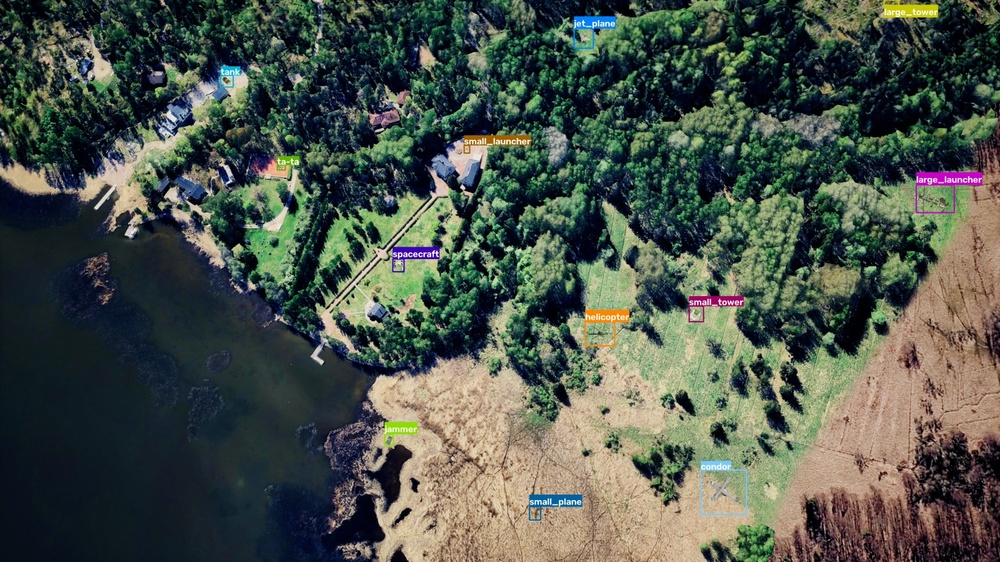
#> input picture drone-flyby/images/drone_bbox1.jpg, 1000 x 562 px, shrunk from 1600 x 900 before the run; its folder holds only this picture in this run
$ python prepare_merged_data.py --sources ../images --output out.png
#> lines starting #> are read from the running program, lines starting #| are printed output that depends on the picture
#!/usr/bin/env python3
"""Build a tiled YOLO dataset by merging multiple sources.

Each source image is split into a grid (default: 2 columns x 1 row, turning
960x540 into two 480x540 tiles). Bounding boxes are clipped to each tile and
kept when enough of the original box is visible. Sources that already have a
train/val split keep it; sources with only train are split randomly.

Supports both YOLO-format sources and the Helsinki JSON annotation format.
Helsinki (3840x2160) gets its own grid (default 8x4) to produce tiles matching
the 480x540 size from the other sources.

Usage:
    python prepare_merged_data.py \
        --sources map-drone-data/yolo data/inference_yolo \
        --helsinki Nordic-AI-Cup-2026/drone-flyby/src/helsinki \
        --output full-data-tile-2 \
        --cols 2 --rows 1 \
        --val-ratio 0.15 --overwrite
"""

from __future__ import annotations

import argparse
import json
import random
import shutil
from collections import Counter
from dataclasses import dataclass
from pathlib import Path

import yaml
from PIL import Image


ROOT = Path(__file__).resolve().parent
IMAGE_EXTENSIONS = {".jpg", ".jpeg", ".png", ".bmp", ".tif", ".tiff", ".webp"}


@dataclass(frozen=True)
class Box:
    class_id: int
    x1: float
    y1: float
    x2: float
    y2: float


def parse_args() -> argparse.Namespace:
    parser = argparse.ArgumentParser(
        description=__doc__,
        formatter_class=argparse.RawDescriptionHelpFormatter,
    )
    parser.add_argument(
        "--sources", nargs="+", required=True,
        help="YOLO dataset directories to merge (each must have images/ and labels/)",
    )
    parser.add_argument(
        "--helsinki", type=str, default=None,
        help="Helsinki source dir (images/ + annotations/ with JSON). "
             "Gets its own grid (--helsinki-cols x --helsinki-rows).",
    )
    parser.add_argument("--helsinki-cols", type=int, default=8,
                        help="Grid columns for Helsinki 3840x2160 images (default: 8)")
    parser.add_argument("--helsinki-rows", type=int, default=4,
                        help="Grid rows for Helsinki 3840x2160 images (default: 4)")
    parser.add_argument("--helsinki-train", type=int, default=15,
                        help="Number of Helsinki frames for training (rest go to val)")
    parser.add_argument("--output", type=Path, required=True)
    parser.add_argument("--cols", type=int, default=2, help="Grid columns (default: 2)")
    parser.add_argument("--rows", type=int, default=1, help="Grid rows (default: 1)")
    parser.add_argument("--val-ratio", type=float, default=0.15,
                        help="Val fraction for sources without a val split")
    parser.add_argument("--seed", type=int, default=42)
    parser.add_argument("--min-visible-fraction", type=float, default=0.25,
                        help="Min fraction of a box that must remain inside a tile")
    parser.add_argument("--jpeg-quality", type=int, default=90)
    parser.add_argument("--overwrite", action="store_true",
                        help="Replace existing output directory")
    return parser.parse_args()


def image_files(directory: Path) -> list[Path]:
    if not directory.exists():
        return []
    return sorted(
        p for p in directory.iterdir()
        if p.is_file() and p.suffix.lower() in IMAGE_EXTENSIONS
    )


# [23 lines left out: functions load_classes, load_helsinki_boxes, not called in this run]


def load_yolo_boxes(label_path: Path, width: int, height: int) -> list[Box]:
    boxes: list[Box] = []
    if not label_path.exists():
        return boxes
    for line in label_path.read_text(encoding="utf-8").splitlines():
        if not line.strip():
            continue
        fields = line.split()
        if len(fields) < 5:
            continue
        class_id = int(fields[0])
        cx, cy, bw, bh = map(float, fields[1:5])
        x1 = (cx - bw / 2) * width
        y1 = (cy - bh / 2) * height
        x2 = (cx + bw / 2) * width
        y2 = (cy + bh / 2) * height
        boxes.append(Box(class_id, x1, y1, x2, y2))
    return boxes


# [28 lines left out: function clipped_label, not called in this run]


def tile_image(
    image_path: Path,
    boxes: list[Box],
    dest: Path,
    split: str,
    prefix: str,
    cols: int,
    rows: int,
    min_visible_fraction: float,
    jpeg_quality: int,
) -> tuple[int, Counter[int]]:
    img_dir = dest / "images" / split
    lbl_dir = dest / "labels" / split
    label_counts: Counter[int] = Counter()

    with Image.open(image_path) as image:
        width, height = image.size
        x_edges = [c * width // cols for c in range(cols + 1)]
        y_edges = [r * height // rows for r in range(rows + 1)]
        for row in range(rows):
            for col in range(cols):
                tile = (x_edges[col], y_edges[row],
                        x_edges[col + 1], y_edges[row + 1])
                stem = f"{prefix}_{image_path.stem}_r{row}_c{col}"
                out_img = img_dir / f"{stem}{image_path.suffix.lower()}"
                out_lbl = lbl_dir / f"{stem}.txt"

                labels = [
                    lbl for box in boxes
                    if (lbl := clipped_label(box, tile, min_visible_fraction)) is not None
                ]
                for lbl in labels:
                    label_counts[int(lbl.split(maxsplit=1)[0])] += 1

                crop = image.crop(tile)
                if out_img.suffix.lower() in {".jpg", ".jpeg"}:
                    if crop.mode not in {"RGB", "L"}:
                        crop = crop.convert("RGB")
                    crop.save(out_img, quality=jpeg_quality, optimize=False)
                else:
                    crop.save(out_img)

                out_lbl.write_text(
                    "\n".join(labels) + ("\n" if labels else ""),
                    encoding="utf-8",
                )
    return cols * rows, label_counts


def main() -> None:
    args = parse_args()
    output = args.output.resolve()
    staging = output.with_name(f".{output.name}.building")

    if output.exists() and not args.overwrite:
        raise FileExistsError(f"{output} exists; pass --overwrite to replace")
    if staging.exists():
        shutil.rmtree(staging)
    for split in ("train", "val"):
        (staging / "images" / split).mkdir(parents=True, exist_ok=True)
        (staging / "labels" / split).mkdir(parents=True, exist_ok=True)

    class_names: list[str] | None = None
    tile_counts = {"train": 0, "val": 0}
    annotation_counts: Counter[int] = Counter()
    rng = random.Random(args.seed)

    for src_idx, src_path_str in enumerate(args.sources, 1):
        src = Path(src_path_str).resolve()
        prefix = f"s{src_idx}"
        print(f"\n=== Source {src_idx}: {src.name} ===")

        data_yaml = src / "data.yaml"
        if data_yaml.exists():
            src_classes = load_classes(data_yaml)
            if class_names is None:
                class_names = src_classes
            elif src_classes != class_names:
                raise ValueError(
                    f"Class mismatch in {data_yaml}: {src_classes} != {class_names}"
                )

        has_splits = (src / "images" / "train").is_dir()

        if has_splits:
            for split in ("train", "val"):
                images = image_files(src / "images" / split)
                if not images:
                    continue
                print(f"  {split}: {len(images)} images")
                for i, img_path in enumerate(images, 1):
                    with Image.open(img_path) as im:
                        w, h = im.size
                    lbl_path = src / "labels" / split / f"{img_path.stem}.txt"
                    boxes = load_yolo_boxes(lbl_path, w, h)
                    n, lc = tile_image(
                        img_path, boxes, staging, split, prefix,
                        args.cols, args.rows,
                        args.min_visible_fraction, args.jpeg_quality,
                    )
                    tile_counts[split] += n
                    annotation_counts.update(lc)
                    if i % 500 == 0 or i == len(images):
                        print(f"    {split}: {i}/{len(images)} tiled", flush=True)
        else:
            img_dir = src / "images"
            if not img_dir.is_dir():
                print(f"  SKIP: no images/ directory in {src}")
                continue
            images = image_files(img_dir)
            if not images:
                print(f"  SKIP: no images found in {img_dir}")
                continue

            shuffled = images.copy()
            rng.shuffle(shuffled)
            n_val = max(1, int(len(shuffled) * args.val_ratio))
            val_set = set(p.stem for p in shuffled[:n_val])
            print(f"  {len(images)} images -> {len(images) - n_val} train, {n_val} val")

            lbl_dir = src / "labels"
            for i, img_path in enumerate(images, 1):
                with Image.open(img_path) as im:
#> im is the input picture: PIL image 1000x562 RGB; mean R, G, B 76, 84, 74.4
                    w, h = im.size
#> w = 1000; h = 562
                split = "val" if img_path.stem in val_set else "train"
                lbl_path = lbl_dir / f"{img_path.stem}.txt"
                boxes = load_yolo_boxes(lbl_path, w, h)
#> boxes = []
                n, lc = tile_image(
                    img_path, boxes, staging, split, prefix,
                    args.cols, args.rows,
                    args.min_visible_fraction, args.jpeg_quality,
                )
#> the loop in tile_image, `for row in range(rows):` made 1 pass
#> pass 1, in tile_image, `crop.save(out_img, quality=jpeg_quality, optimize=False)`:
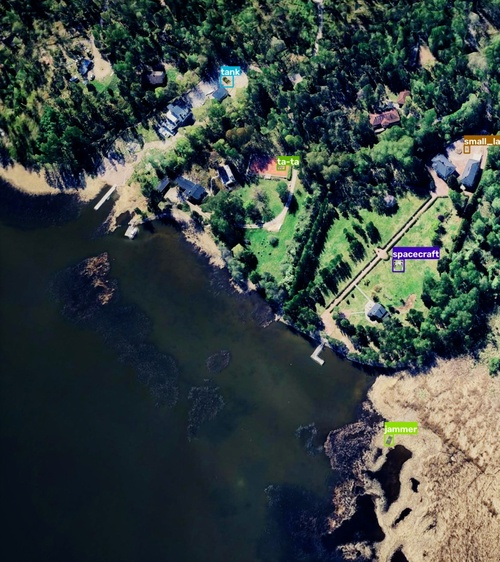
#> saved as s1_drone_bbox1_r0_c0.jpg: PIL image 500x562 RGB; mean R, G, B 57.4, 68.2, 65.4
#> pass 1, in tile_image, `crop.save(out_img, quality=jpeg_quality, optimize=False)`:
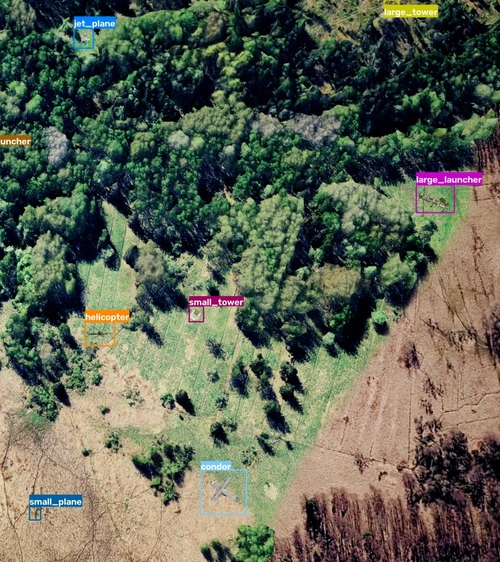
#> saved as s1_drone_bbox1_r0_c1.jpg: PIL image 500x562 RGB; mean R, G, B 94.5, 99.7, 83.5
#> after the loop in tile_image, `for row in range(rows):`: label_counts = 0 items
#> n = 2; lc = 0 items
                tile_counts[split] += n
                annotation_counts.update(lc)
                if i % 200 == 0 or i == len(images):
                    print(f"    {i}/{len(images)} tiled", flush=True)

    # --- Helsinki source (JSON annotations, separate grid) ---
    if args.helsinki:
        helsinki = Path(args.helsinki).resolve()
        helsinki_imgs = image_files(helsinki / "images")
        if not helsinki_imgs:
            print(f"\nWARN: No images in {helsinki / 'images'}")
        else:
            if class_names is None:
                raise ValueError("Helsinki requires class_names from a YOLO source first")
            class_to_id = {name: i for i, name in enumerate(class_names)}

            shuffled_h = helsinki_imgs.copy()
            random.Random(args.seed).shuffle(shuffled_h)
            n_train_h = min(args.helsinki_train, len(shuffled_h))
            helsinki_splits = {
                "train": sorted(shuffled_h[:n_train_h]),
                "val": sorted(shuffled_h[n_train_h:]),
            }

            h_cols, h_rows = args.helsinki_cols, args.helsinki_rows
            print(f"\n=== Helsinki: {len(helsinki_imgs)} images, "
                  f"grid {h_cols}x{h_rows}, "
                  f"{n_train_h} train / {len(helsinki_imgs) - n_train_h} val ===")

            for split in ("train", "val"):
                for img_path in helsinki_splits[split]:
                    ann_path = helsinki / "annotations" / f"{img_path.stem}.json"
                    if not ann_path.exists():
                        print(f"  SKIP {img_path.name}: no annotation")
                        continue
                    boxes = load_helsinki_boxes(ann_path, class_to_id)
                    n, lc = tile_image(
                        img_path, boxes, staging, split, "helsinki",
                        h_cols, h_rows,
                        args.min_visible_fraction, args.jpeg_quality,
                    )
                    tile_counts[split] += n
                    annotation_counts.update(lc)
                print(f"  {split}: {len(helsinki_splits[split])} images "
                      f"-> {len(helsinki_splits[split]) * h_cols * h_rows} tiles")

    if class_names is None:
#> (the run stopped early here; a loop or call above may not have finished)

$ run again, on drone-flyby/images/resolution_levels.jpg
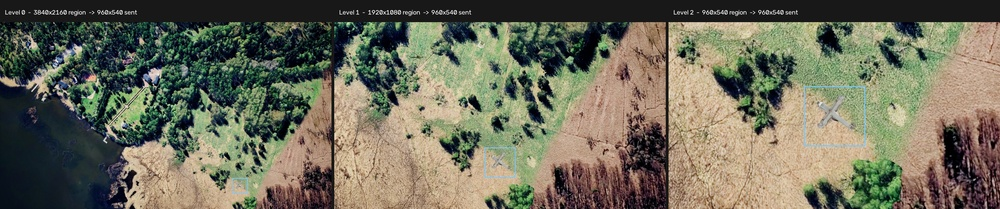
#> input picture drone-flyby/images/resolution_levels.jpg, 1000 x 209 px, shrunk from 2896 x 604 before the run
#> in main, im is the input picture: PIL image 1000x209 RGB; mean R, G, B 110.4, 108.8, 90.9
#> the loop in tile_image, `for row in range(rows):` made 1 pass
#> pass 1, in tile_image, `crop.save(out_img, quality=jpeg_quality, optimize=False)`:
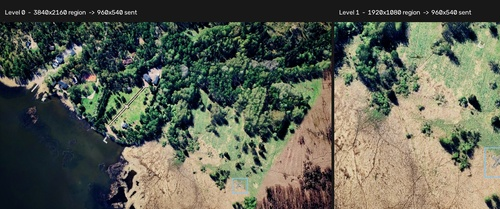
#> saved as s1_resolution_levels_r0_c0.jpg: PIL image 500x209 RGB; mean R, G, B 92.4, 96.2, 82.5
#> pass 1, in tile_image, `crop.save(out_img, quality=jpeg_quality, optimize=False)`:
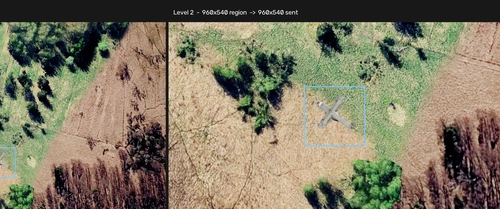
#> saved as s1_resolution_levels_r0_c1.jpg: PIL image 500x209 RGB; mean R, G, B 128.5, 121.4, 99.3
#> after the loop in tile_image, `for row in range(rows):`: label_counts = 0 items
#> n = 2; lc = 0 items
